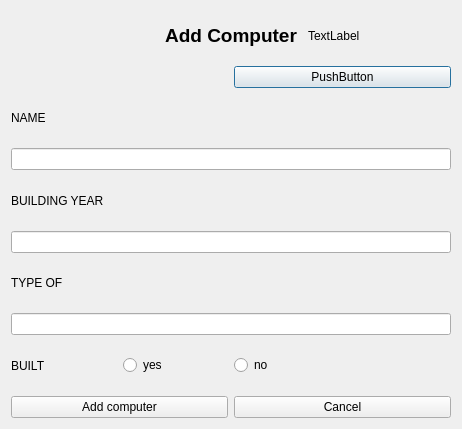
<?xml version="1.0" encoding="UTF-8"?>
<ui version="4.0">
 <class>AddComputerDialog</class>
 <widget class="QDialog" name="AddComputerDialog">
  <property name="geometry">
   <rect>
    <x>0</x>
    <y>0</y>
    <width>462</width>
    <height>429</height>
   </rect>
  </property>
  <property name="windowTitle">
   <string>Dialog</string>
  </property>
  <layout class="QVBoxLayout" name="verticalLayout">
   <item>
    <layout class="QHBoxLayout" name="horizontalLayout_6">
     <item>
      <widget class="QLabel" name="label_7">
       <property name="text">
        <string/>
       </property>
      </widget>
     </item>
     <item>
      <widget class="QLabel" name="label">
       <property name="font">
        <font>
         <pointsize>14</pointsize>
         <weight>75</weight>
         <bold>true</bold>
        </font>
       </property>
       <property name="text">
        <string>Add Computer</string>
       </property>
       <property name="alignment">
        <set>Qt::AlignCenter</set>
       </property>
      </widget>
     </item>
     <item>
      <widget class="QLabel" name="label_6">
       <property name="text">
        <string>TextLabel</string>
       </property>
      </widget>
     </item>
    </layout>
   </item>
   <item>
    <layout class="QHBoxLayout" name="horizontalLayout_7">
     <item>
      <widget class="QLabel" name="label_8">
       <property name="text">
        <string/>
       </property>
      </widget>
     </item>
     <item>
      <widget class="QPushButton" name="pushButton">
       <property name="text">
        <string>PushButton</string>
       </property>
      </widget>
     </item>
    </layout>
   </item>
   <item>
    <layout class="QHBoxLayout" name="horizontalLayout">
     <item>
      <widget class="QLabel" name="label_2">
       <property name="text">
        <string>NAME</string>
       </property>
      </widget>
     </item>
     <item>
      <widget class="QLabel" name="label_error_add_computer_name">
       <property name="text">
        <string/>
       </property>
      </widget>
     </item>
    </layout>
   </item>
   <item>
    <widget class="QLineEdit" name="input_add_computer_name"/>
   </item>
   <item>
    <layout class="QHBoxLayout" name="horizontalLayout_2">
     <item>
      <widget class="QLabel" name="label_3">
       <property name="text">
        <string>BUILDING YEAR</string>
       </property>
      </widget>
     </item>
     <item>
      <widget class="QLabel" name="label_error_add_computer_building_year">
       <property name="text">
        <string/>
       </property>
      </widget>
     </item>
    </layout>
   </item>
   <item>
    <widget class="QLineEdit" name="input_add_computer_building_year"/>
   </item>
   <item>
    <layout class="QHBoxLayout" name="horizontalLayout_3">
     <item>
      <widget class="QLabel" name="label_4">
       <property name="text">
        <string>TYPE OF</string>
       </property>
      </widget>
     </item>
     <item>
      <widget class="QLabel" name="label_error_add_computer_type_of">
       <property name="text">
        <string/>
       </property>
      </widget>
     </item>
    </layout>
   </item>
   <item>
    <widget class="QLineEdit" name="input_add_computer_type_of"/>
   </item>
   <item>
    <layout class="QHBoxLayout" name="horizontalLayout_4">
     <item>
      <widget class="QLabel" name="label_5">
       <property name="text">
        <string>BUILT</string>
       </property>
      </widget>
     </item>
     <item>
      <widget class="QRadioButton" name="button_radio_add_computer_yes">
       <property name="text">
        <string>yes</string>
       </property>
      </widget>
     </item>
     <item>
      <widget class="QRadioButton" name="button_radio_add_computer_no">
       <property name="text">
        <string>no</string>
       </property>
      </widget>
     </item>
     <item>
      <widget class="QLabel" name="label_error_add_computer_built">
       <property name="text">
        <string/>
       </property>
      </widget>
     </item>
    </layout>
   </item>
   <item>
    <layout class="QHBoxLayout" name="horizontalLayout_5">
     <item>
      <widget class="QPushButton" name="button_add_computer_add_computer">
       <property name="text">
        <string>Add computer</string>
       </property>
      </widget>
     </item>
     <item>
      <widget class="QPushButton" name="button_add_computer_cancel">
       <property name="text">
        <string>Cancel</string>
       </property>
      </widget>
     </item>
    </layout>
   </item>
  </layout>
 </widget>
 <resources/>
 <connections/>
</ui>
